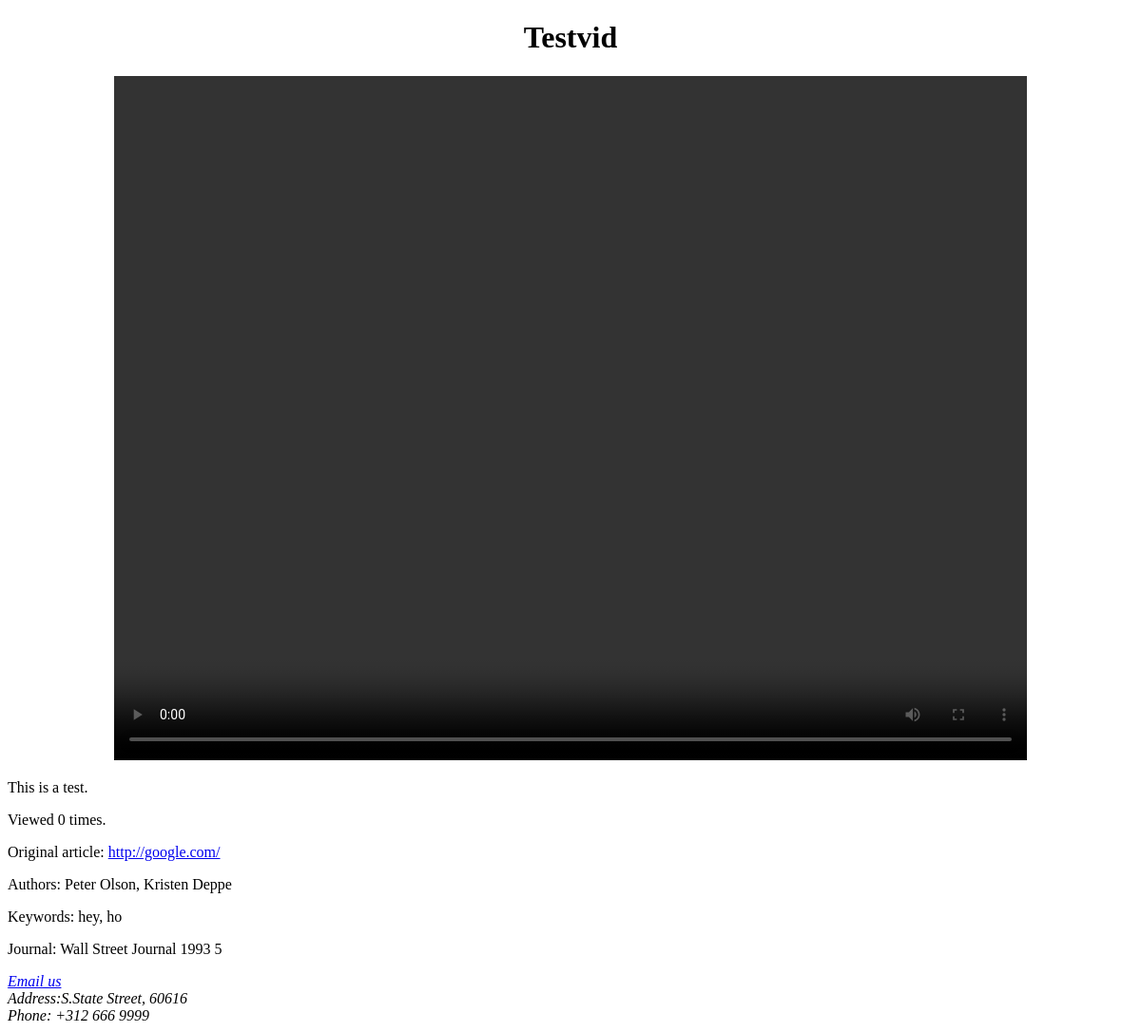
The app's page /videos/view/1/, older data.
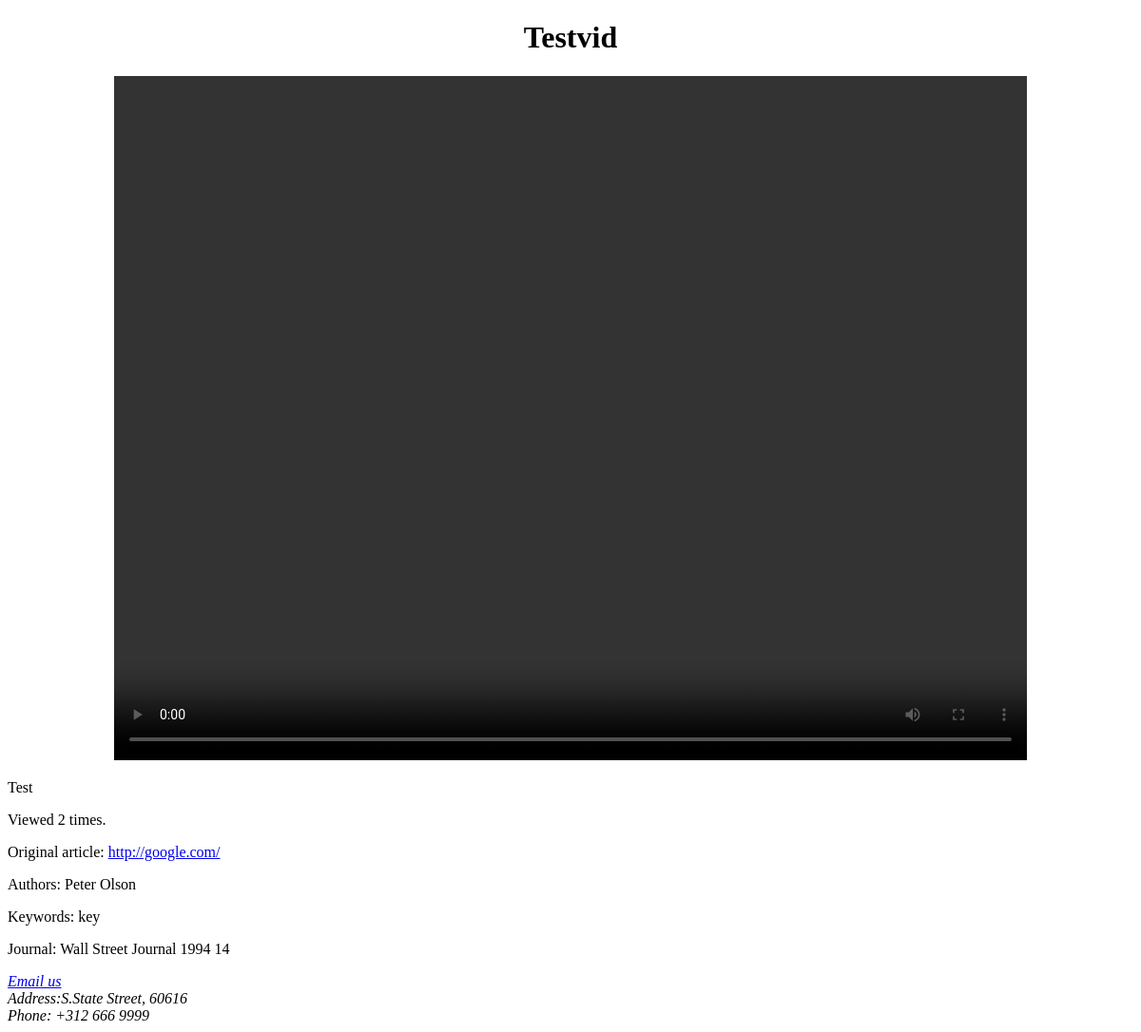
The same page, newer data.
### videos/models.py (models this page shows, shortened)
class Video(models.Model):
        title = models.CharField(max_length=100, unique=True)
        uploader = models.ForeignKey(User)
        description = models.TextField()
        uploadDate = models.DateField(default=datetime.datetime.now(), editable=False)
        viewCount = models.PositiveIntegerField(default=0)
        url = models.URLField()
        authors = models.ManyToManyField(Author)
        keywords = models.ManyToManyField(Keyword)
        journal = models.ForeignKey(Journal)
        video = models.FileField(upload_to='videos/')

class Author(models.Model):
        name = models.CharField(max_length=50)
        email = models.EmailField()
        def __unicode__(self):
                return self.name

class Keyword(models.Model):
        keyword = models.CharField(max_length=100, unique=True)
        def __unicode__(self):
                return self.keyword

class Journal(models.Model):
        name = models.CharField(max_length=100)
        year = models.PositiveIntegerField()
        edition = models.PositiveIntegerField()
        def __unicode__(self):
                return "%s %s %s" % (self.name, self.year, self.edition)

### videos/views.py (the view)
# urls.py: url(r'^view/(?P<pk>\d+)/$', views.VideoView.as_view(), name='view'),
class VideoView(generic.DetailView):
        template_name = 'videos/view.html'
        model = Video

### videos/templates/videos/view.html (shortened to what this page needs)
<!DOCTYPE html>
<html>
<head>
</head>
<body>
<h1 style="text-align:center">{{ video.title }}</h1>
<p align="center">
<video src="{{ video.video.url }}" width="960" height="720" controls="controls">
</video>
</p>
<p>{{ video.description }}</p>
<p>Viewed {{ video.viewCount }} times.</p>
<p>Original article: <a href="{{ video.url }}" target="_blank">{{ video.url }}</a></p>
<p>Authors: {{ video.authors.all|join:", " }}</p>
<p>Keywords: {{ video.keywords.all|join:", " }}</p>
<p>Journal: {{ video.journal }}</p>
<address>
<a href="mailto:da000@gmail.com">Email us</a><br>
Address:S.State Street, 60616<br>
Phone: +312 666 9999
</address>
</body>
</html>

Row changes from the older to the newer data that the page shows:
changed Video "Testvid": description "This is a test." → "Test"; viewCount "0" → "2"; authors.all "Peter Olson, Kristen Deppe" → "Peter Olson"; keywords.all "hey, ho" → "key"; journal "Wall Street Journal 1993 5" → "Wall Street Journal 1994 14"
